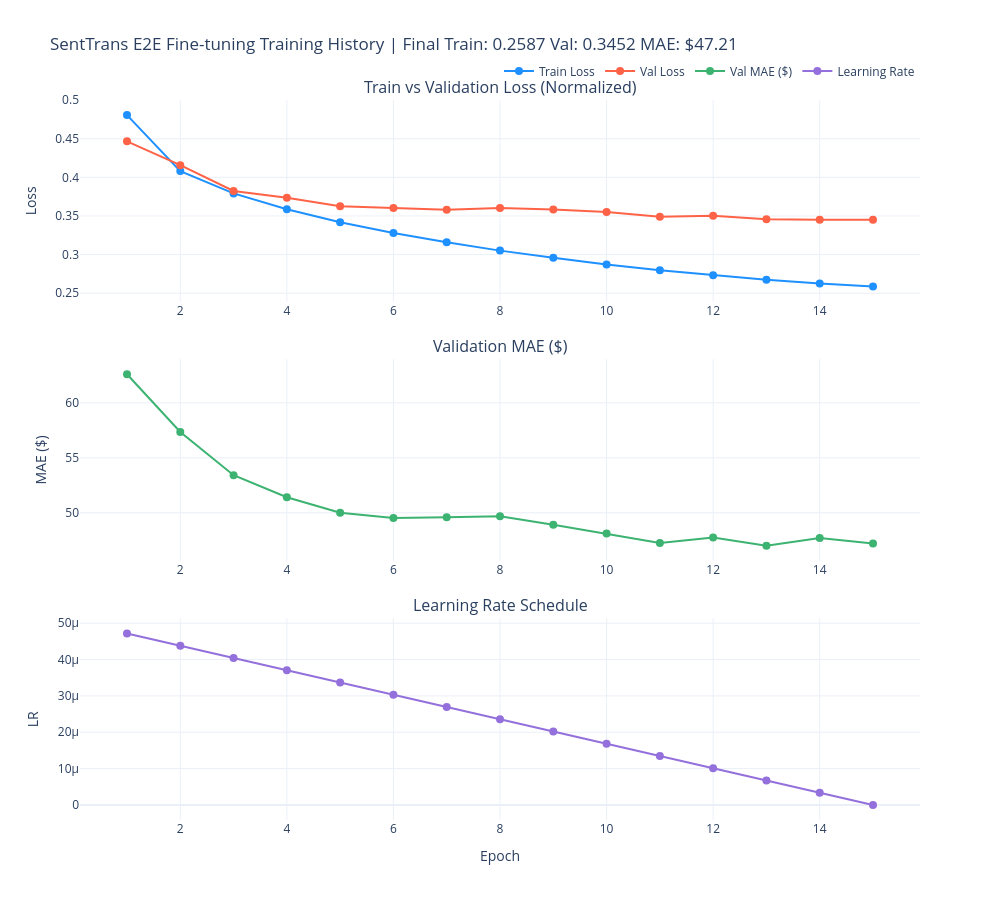

The notebook cell this image was saved under:
### Markdown cell above
## 4. Training History

### Code cell
plot_training_history(history, title="SentTrans E2E Fine-tuning")

### Figure 1 — Plotly figure (JSON) as saved in the notebook; plotly's stock layout.template omitted (floating-point values rounded to 4 significant figures)
{"data": [{"line": {"color": "dodgerblue", "width": 2}, "marker": {"size": 8}, "mode": "lines+markers", "name": "Train Loss", "type": "scatter", "x": [1, 2, 3, 4, 5, 6, 7, 8, 9, 10, 11, 12, 13, 14, 15], "xaxis": "x", "y": [0.4806, 0.4081, 0.3792, 0.3588, 0.342, 0.3281, 0.3161, 0.3052, 0.2958, 0.2871, 0.2796, 0.2733, 0.2675, 0.2626, 0.2587], "yaxis": "y"}, {"line": {"color": "tomato", "width": 2}, "marker": {"size": 8}, "mode": "lines+markers", "name": "Val Loss", "type": "scatter", "x": [1, 2, 3, 4, 5, 6, 7, 8, 9, 10, 11, 12, 13, 14, 15], "xaxis": "x", "y": [0.4466, 0.4158, 0.3824, 0.3736, 0.3626, 0.3605, 0.3579, 0.3603, 0.3585, 0.3551, 0.3489, 0.3502, 0.3458, 0.3453, 0.3452], "yaxis": "y"}, {"hovertemplate": "Epoch %{x}<br>MAE: $%{y:,.2f}<extra></extra>", "line": {"color": "mediumseagreen", "width": 2}, "marker": {"size": 8}, "mode": "lines+markers", "name": "Val MAE ($)", "type": "scatter", "x": [1, 2, 3, 4, 5, 6, 7, 8, 9, 10, 11, 12, 13, 14, 15], "xaxis": "x2", "y": [62.59, 57.35, 53.41, 51.41, 50.01, 49.54, 49.61, 49.7, 48.91, 48.12, 47.26, 47.76, 47.01, 47.7, 47.21], "yaxis": "y2"}, {"line": {"color": "mediumpurple", "width": 2}, "marker": {"size": 8}, "mode": "lines+markers", "name": "Learning Rate", "type": "scatter", "x": [1, 2, 3, 4, 5, 6, 7, 8, 9, 10, 11, 12, 13, 14, 15], "xaxis": "x3", "y": [4.717e-05, 4.38e-05, 4.043e-05, 3.706e-05, 3.369e-05, 3.032e-05, 2.695e-05, 2.358e-05, 2.022e-05, 1.685e-05, 1.348e-05, 1.011e-05, 6.739e-06, 3.369e-06, 0], "yaxis": "y3"}], "layout": {"annotations": [{"font": {"size": 16}, "showarrow": false, "text": "Train vs Validation Loss (Normalized)", "x": 0.5, "xanchor": "center", "xref": "paper", "y": 1, "yanchor": "bottom", "yref": "paper"}, {"font": {"size": 16}, "showarrow": false, "text": "Validation MAE ($)", "x": 0.5, "xanchor": "center", "xref": "paper", "y": 0.64, "yanchor": "bottom", "yref": "paper"}, {"font": {"size": 16}, "showarrow": false, "text": "Learning Rate Schedule", "x": 0.5, "xanchor": "center", "xref": "paper", "y": 0.28, "yanchor": "bottom", "yref": "paper"}], "height": 900, "legend": {"orientation": "h", "x": 1, "xanchor": "right", "y": 1.02, "yanchor": "bottom"}, "showlegend": true, "title": {"text": "SentTrans E2E Fine-tuning Training History | Final Train: 0.2587 Val: 0.3452 MAE: $47.21"}, "width": 1000, "xaxis": {"anchor": "y", "domain": [0, 1]}, "xaxis2": {"anchor": "y2", "domain": [0, 1]}, "xaxis3": {"anchor": "y3", "domain": [0, 1], "title": {"text": "Epoch"}}, "yaxis": {"anchor": "x", "domain": [0.72, 1], "title": {"text": "Loss"}}, "yaxis2": {"anchor": "x2", "domain": [0.36, 0.64], "title": {"text": "MAE ($)"}}, "yaxis3": {"anchor": "x3", "domain": [0, 0.28], "title": {"text": "LR"}}}}
